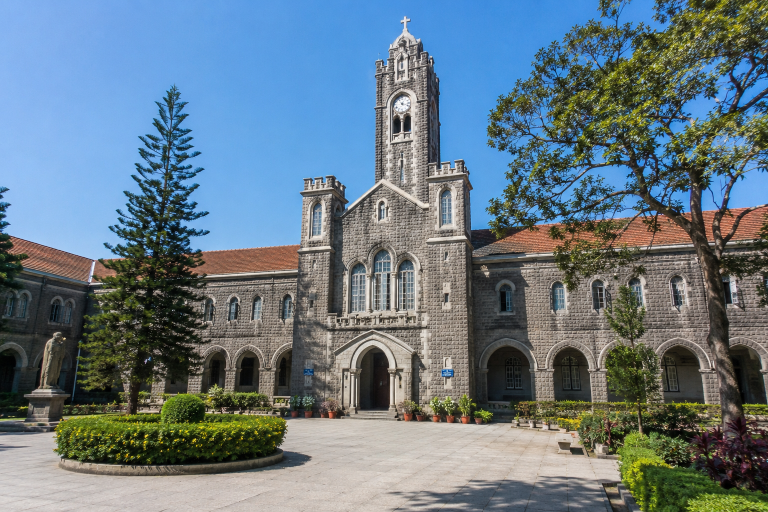
#> input picture Assesment Tools/CO3/AT1/image.jpg, 1536 x 1024 px (shown at 1/2 size)
$ python feature_detection_density.py
#> lines starting #> are read from the running program, lines starting #| are printed output that depends on the picture
import cv2
import time
from pathlib import Path

script_dir = Path(__file__).resolve().parent
image_path = script_dir / "image.jpg"

if not image_path.is_file():
    raise FileNotFoundError(f"Image file not found: {image_path}")

image = cv2.imread(str(image_path))
#> image is the input picture: shape (1024, 1536, 3); mean B, G, R 131.6, 121, 103.3

if image is None:
    raise ValueError(f"OpenCV could not read the image file: {image_path}")

gray = cv2.cvtColor(image, cv2.COLOR_BGR2GRAY)
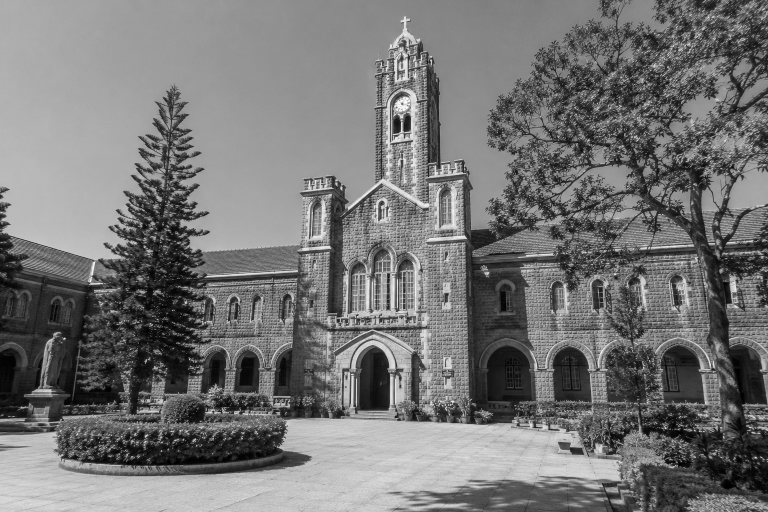
#> gray: shape (1024, 1536) (shown at 1/2 size); min 0, max 255, mean 116.9

settings = [250, 500, 1000, 2000]

height, width = gray.shape
#> height = 1024; width = 1536
area = height * width
#> area = 1572864

print("| Maximum Features | Detected Features | Feature Density | Detection Time |")
print("| ---------------: | ----------------: | --------------: | -------------: |")

for n in settings:

    orb = cv2.ORB_create(nfeatures=n)

    start = time.perf_counter()

    keypoints, descriptors = orb.detectAndCompute(
        gray, None
    )

    end = time.perf_counter()

    count = len(keypoints)

    density = count / (area / 1000000)

    time_ms = (end - start) * 1000

    print(
        f"| {n:16d} | {count:17d} | {round(density, 2):14.2f} | {time_ms:13.3f} ms |"
    )
#> this loop made 4 passes
#> (count, density) on passes 1 to 4: (250, 158.9), (500, 317.9), (1000, 635.8), (2000, 1271.6)
#| |              250 |               250 |         158.95 |        30.542 ms |
#| |              500 |               500 |         317.89 |        29.745 ms |
#| |             1000 |              1000 |         635.78 |        29.030 ms |
#| |             2000 |              2000 |        1271.57 |        31.398 ms |
